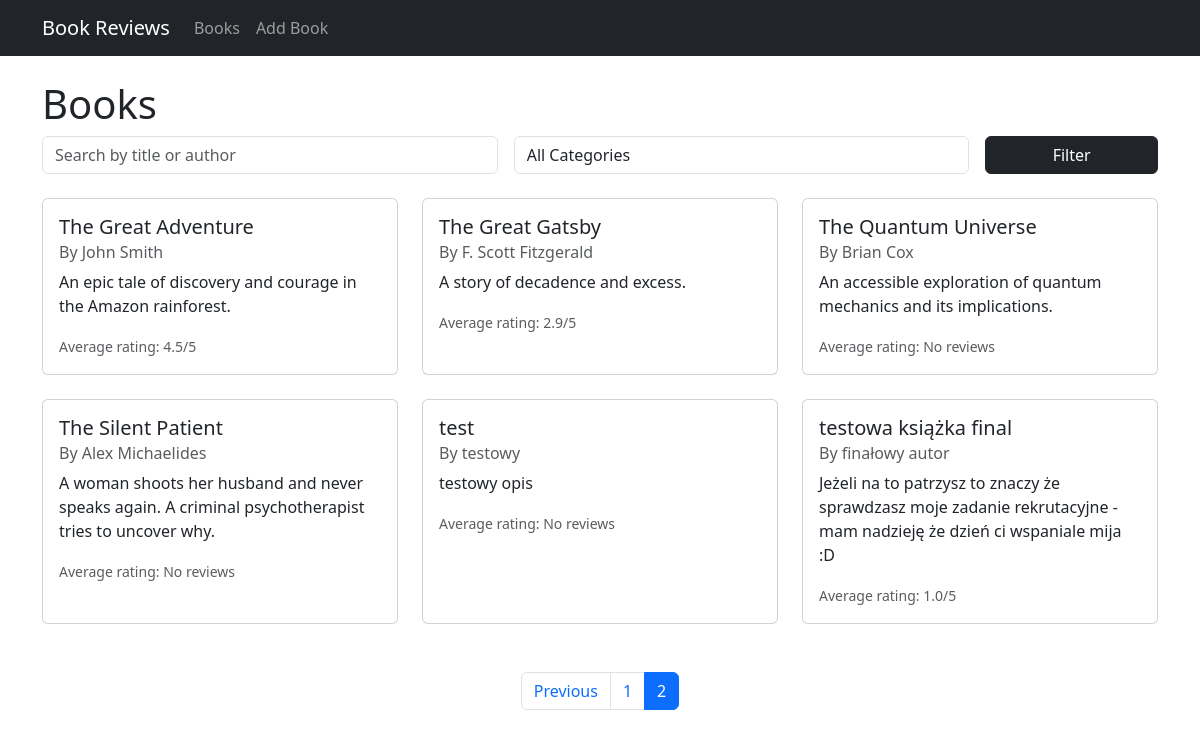
Screenshot of /?page=2 with the database file from the repository.
### reviews/models.py (models this page shows, shortened)
class Book(models.Model):
    title = models.CharField(max_length=200)
    author = models.CharField(max_length=200)
    author_bio = models.TextField()
    description = models.TextField()
    categories = models.ManyToManyField(Category)
    created_at = models.DateTimeField(auto_now_add=True)
    def average_rating(self):
        reviews = self.review_set.all()
        if reviews:
            return sum(review.rating for review in reviews) / len(reviews)
        return 0

class Review(models.Model):
    book = models.ForeignKey(Book, on_delete=models.CASCADE)
    user = models.ForeignKey(User, on_delete=models.CASCADE)
    text = models.TextField()
    rating = models.IntegerField(choices=[(i, i) for i in range(1, 6)])
    created_at = models.DateTimeField(auto_now_add=True)

### reviews/views.py (the view)
# urls.py: path('', views.book_list, name='book_list'),
def book_list(request):
    books = Book.objects.all().order_by('title')
    categories = Category.objects.all()
    selected_category = request.GET.get('category')
    search = request.GET.get('search')
    if selected_category:
        books = books.filter(categories__id=selected_category)
    if search:
        books = books.filter(
        Q(title__icontains=search) |
        Q(author__icontains=search)
        )
    paginator = Paginator(books, 6)  # Show 6 books per page
    page_number = request.GET.get('page')
    page_obj = paginator.get_page(page_number)
    context = {
        'books': page_obj,
        'categories': categories,
        'selected_category': selected_category
    }
    return render(request, 'reviews/book_list.html', context)

### reviews/templates/reviews/book_list.html (shortened to what this page needs)
{% extends "base.html" %}
{% block content %}
<div class="container mt-4">
    <h1>Books</h1>
    <div class="mb-4">
        <form method="get" class="row g-3">
            <div class="col-md-5">
                <input type="text" name="search" class="form-control" placeholder="Search by title or author" value="{{ request.GET.search }}">
            </div>
            <div class="col-md-5">
                <select name="category" class="form-control">
                    <option value="">All Categories</option>
                </select>
            </div>
            <div class="col-md-2">
                <button type="submit" class="btn btn-dark w-100">Filter</button>
            </div>
        </form>
    </div>
    <div class="row">
        {% for book in books %}
        <div class="col-md-4 mb-4">
            <div class="card h-100">
                <a href="{% url 'reviews:book_detail' book.id %}" style="text-decoration: none; color: inherit;">
                <div class="card-body">
                    <h5 class="card-title">{{ book.title }}</h5>
                    <h6 class="card-subtitle mb-2 text-muted">By {{ book.author }}</h6>
                    <p class="card-text">{{ book.description|truncatewords:30 }}</p>
                    <p class="card-text">
                        {% if book.average_rating == 0.0 %}
                            <small class="text-muted">Average rating: No reviews</small>
                        {% else %}
                            <small class="text-muted">Average rating: {{ book.average_rating|floatformat:1 }}/5</small>
                        {% endif %}
                    </p>
                </div>
            </div>
        </div>
        {% empty %}
        <div class="col-12">
            <p>No books found.</p>
        </div>
        {% endfor %}
    </div>
    {% if books.has_other_pages %}
    <nav aria-label="Page navigation" class="mt-4">
        <ul class="pagination justify-content-center">
            {% if books.has_previous %}
                <li class="page-item">
                    <a class="page-link" href="?page={{ books.previous_page_number }}{% if selected_category %}&category={{ selected_category }}{% endif %}">Previous</a>
                </li>
            {% endif %}
            {% for num in books.paginator.page_range %}
                <li class="page-item {% if books.number == num %}active{% endif %}">
                    <a class="page-link" href="?page={{ num }}{% if selected_category %}&category={{ selected_category }}{% endif %}">{{ num }}</a>
                </li>
            {% endfor %}
        </ul>
    </nav>
    {% endif %}
</div>
{% endblock %}

### rows the page displays
Book: title "The Great Adventure", author "John Smith", description "An epic tale of discovery and courage in the Amazon rainforest.", average_rating "4.5"
Book: title "The Great Gatsby", author "F. Scott Fitzgerald", description "A story of decadence and excess.", average_rating "2.9"
Book: title "The Quantum Universe", author "Brian Cox", description "An accessible exploration of quantum mechanics and its implications.", shows "Average rating: No reviews"
Book: title "The Silent Patient", author "Alex Michaelides", description "A woman shoots her husband and never speaks again. A criminal psychotherapist tries to uncover why.", shows "Average rating: No reviews"
Book: title "test", author "testowy", description "testowy opis", shows "Average rating: No reviews"
Book: title "testowa książka final", author "finałowy autor", description "Jeżeli na to patrzysz to znaczy że sprawdzasz moje zadanie rekrutacyjne - mam nadzieję że dzień ci wspaniale mija :D", average_rating "1.0"

### other values shown
{{ num }} "1" "2"
